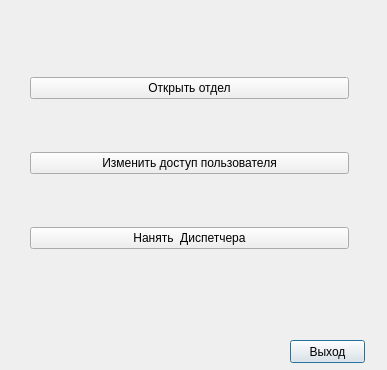
<?xml version="1.0" encoding="UTF-8"?>
<ui version="4.0">
 <class>adminwindow</class>
 <widget class="QDialog" name="adminwindow">
  <property name="windowModality">
   <enum>Qt::NonModal</enum>
  </property>
  <property name="geometry">
   <rect>
    <x>0</x>
    <y>0</y>
    <width>387</width>
    <height>370</height>
   </rect>
  </property>
  <property name="windowTitle">
   <string>Dialog</string>
  </property>
  <widget class="QPushButton" name="pushButton_5">
   <property name="geometry">
    <rect>
     <x>290</x>
     <y>340</y>
     <width>75</width>
     <height>23</height>
    </rect>
   </property>
   <property name="text">
    <string>Выход</string>
   </property>
  </widget>
  <widget class="QWidget" name="layoutWidget">
   <property name="geometry">
    <rect>
     <x>30</x>
     <y>30</y>
     <width>319</width>
     <height>269</height>
    </rect>
   </property>
   <layout class="QVBoxLayout" name="verticalLayout">
    <item>
     <widget class="QPushButton" name="pushButton">
      <property name="text">
       <string>Открыть отдел</string>
      </property>
     </widget>
    </item>
    <item>
     <widget class="QPushButton" name="pushButton_9">
      <property name="text">
       <string>Изменить доступ пользователя</string>
      </property>
     </widget>
    </item>
    <item>
     <widget class="QPushButton" name="pushButton_8">
      <property name="text">
       <string>Нанять  Диспетчера</string>
      </property>
     </widget>
    </item>
   </layout>
  </widget>
 </widget>
 <resources/>
 <connections/>
</ui>
